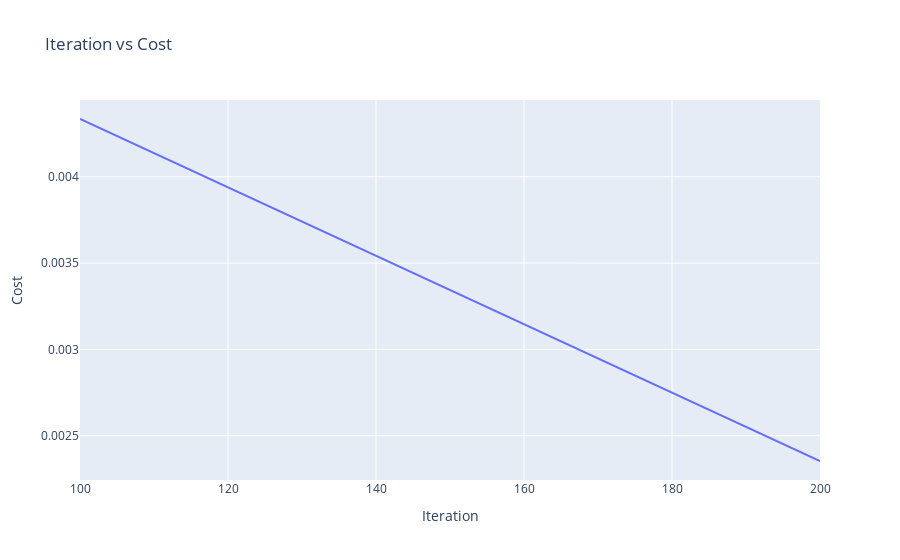

This figure's notebook cell:
### Code cell
# Convert cost history into numpy arrays
cost_hist_ = np.array(custom_poly2_mlr_model.cost_history)

# Plotly Express line chart
fig = px.line(
    x=cost_hist_[:, 0],
    y=cost_hist_[:, 1],
    title="Iteration vs Cost",
    labels={"x": "Iteration", "y": "Cost"}
)

# Show the plot
fig.show()

# Saved as plot_2.png in the current directory/folder

### Figure 1 — Plotly figure (JSON) as saved in the notebook; plotly's stock layout.template omitted (floating-point values rounded to 4 significant figures)
{"data": [{"hovertemplate": "Iteration=%{x}<br>Cost=%{y}<extra></extra>", "legendgroup": "", "line": {"color": "#636efa", "dash": "solid"}, "marker": {"symbol": "circle"}, "mode": "lines", "name": "", "orientation": "v", "showlegend": false, "type": "scatter", "x": [100, 200], "xaxis": "x", "y": [0.004334, 0.002353], "yaxis": "y"}], "layout": {"legend": {"tracegroupgap": 0}, "title": {"text": "Iteration vs Cost"}, "xaxis": {"anchor": "y", "domain": [0, 1], "title": {"text": "Iteration"}}, "yaxis": {"anchor": "x", "domain": [0, 1], "title": {"text": "Cost"}}}}
